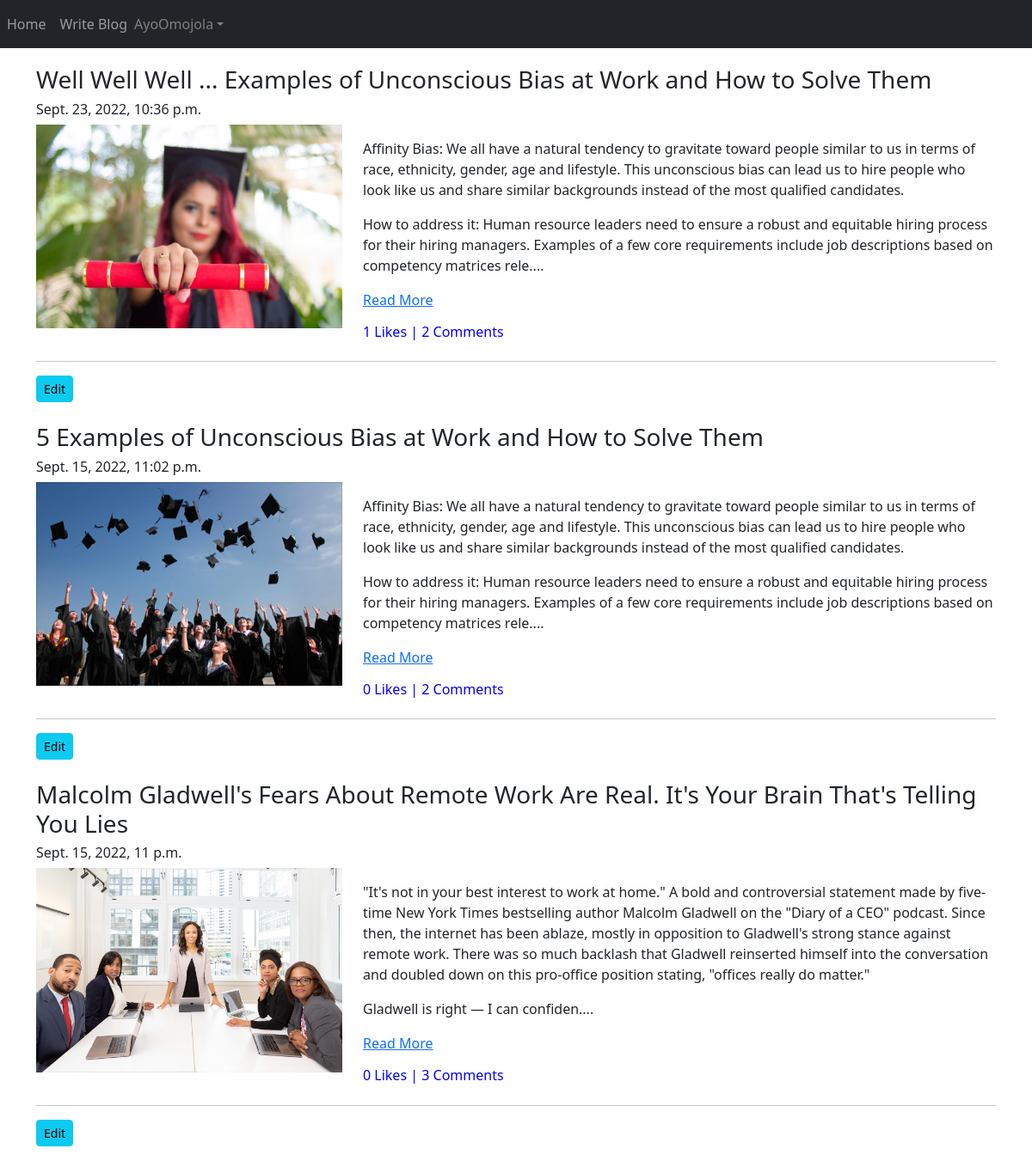
The app's page /blog/my-blog/ (signed in) with its own data.
### App_Blog/models.py (models this page shows, shortened)
class Blog(models.Model):
    author = models.ForeignKey(User, on_delete=models.CASCADE,related_name='post_author')
    blog_title = models.CharField(max_length=264,verbose_name='Put a Title')
    slug = models.SlugField(max_length=264, unique=True)
    blog_contain = models.TextField(verbose_name='What is on your mind?')
    blog_image = models.ImageField(upload_to='blog_images',verbose_name='blog_images')
    publish_date = models.DateTimeField(auto_now_add=True) ## auto_now_add is related to the time of creation of record
    update_date = models.DateTimeField(auto_now=True) ## auto_now is related to the last time of and update of record
    class Meta:
        ordering = ['-publish_date']

### App_Blog/views.py (the view)
# urls.py: path('my-blog/',views.MyBlogs.as_view(),name='my_blogs'),
class MyBlogs(LoginRequiredMixin,TemplateView):
    template_name = 'App_Blog/my_blogs.html'

### App_Blog/templatetags/custom_filters.py (called while the page is built)
def range_filter(value):
    return value[0:500] + '....'

### templates/App_Blog/my_blogs.html (shortened to what this page needs)
{% extends 'base.html' %}
{% load custom_filters %}
{% load crispy_forms_tags %}
{% block body_block %}
{% for blog in user.post_author.all %}
<h3>{{ blog.blog_title }}</h3>
<h6> {{ blog.publish_date }} </h6>
<div class="row" >
    <div class="col-sm-4" >
        <img src="/media/{{blog.blog_image}}" width="100%">
    </div>
    <div class="col-sm-8" >
        <p>{{blog.blog_contain|range_filter|linebreaks }}
            <a href="{% url 'App_Blog:blog_details' blog_id=blog.id %}">Read More</a>
        </p>
        <h6 style="color: blue;">{{ blog.liked_blog.count }} Likes | {{ blog.blog_comment.count }} Comments</h6>
    </div>
</div>
<hr>
<a href="{% url 'App_Blog:edit_blog' pk=blog.pk %}" class="btn btn-info btn-sm">Edit</a>
<br>
<br>
{% endfor %}
{% endblock %}

### templates/base.html (shortened to what this page needs)
<!doctype html>
<html lang="en">
<head>
    <link href="https://cdn.jsdelivr.net/npm/bootstrap@5.2.1/dist/css/bootstrap.min.css" rel="stylesheet"
>
</head>
<body>
    <nav class="navbar navbar-expand-sm bg-dark navbar-dark">
        <ul class="navbar-nav" >
            <a href="{% url 'index' %}" class="nav-link">Home</a>
            {% if user.is_authenticated %}
                <a href="{% url 'App_Blog:create_blog' %}" class="nav-link">Write Blog</a>
            {% else %}
                <a href="{% url 'App_Login:signin' %}" class="nav-link">Login</a>
                <a href="{% url 'App_Login:signup' %}" class="nav-link">Sign Up</a>
            {% endif %}
        </ul>
        {% if user.is_authenticated %}
        <div class="nav-item dropdown">
            <a href="#" class="nav-link dropdown-toggle" id="navbardrop" data-toggle="dropdown" style="color:grey;">{{ user.username }}</a>
        </div>
        {% endif %}
    </nav>
    <div class="container" style="padding-top: 20px;" >
        {% block body_block %}
        {% endblock %}
    </div>
</body>
</html>

### records on screen
Blog: blog_title "Well Well Well ... Examples of Unconscious Bias at Work and How to Solve Them", publish_date "Sept. 23, 2022, 10:36 p.m.", blog_image (picture), blog_contain|range_filter "Affinity Bias: We all have a natural tendency to gravitate toward people similar to us in terms of race, ethnicity, gender, age and lifestyle. This unconscious bias can lead us to hire people who look like us and share similar backgrounds instead of the most qualified candidates. How to address it: Human resource leaders need to ensure a robust and equitable hiring process for their hiring managers. Examples of a few core requirements include job descriptions based on competency matrices rele....", liked_blog.count "1", blog_comment.count "2"
Blog: blog_title "5 Examples of Unconscious Bias at Work and How to Solve Them", publish_date "Sept. 15, 2022, 11:02 p.m.", blog_image (picture), blog_contain|range_filter "Affinity Bias: We all have a natural tendency to gravitate toward people similar to us in terms of race, ethnicity, gender, age and lifestyle. This unconscious bias can lead us to hire people who look like us and share similar backgrounds instead of the most qualified candidates. How to address it: Human resource leaders need to ensure a robust and equitable hiring process for their hiring managers. Examples of a few core requirements include job descriptions based on competency matrices rele....", liked_blog.count "0", blog_comment.count "2"
Blog: blog_title "Malcolm Gladwell's Fears About Remote Work Are Real. It's Your Brain That's Telling You Lies", publish_date "Sept. 15, 2022, 11 p.m.", blog_image (picture), blog_contain|range_filter "\"It's not in your best interest to work at home.\" A bold and controversial statement made by five-time New York Times bestselling author Malcolm Gladwell on the \"Diary of a CEO\" podcast. Since then, the internet has been ablaze, mostly in opposition to Gladwell's strong stance against remote work. There was so much backlash that Gladwell reinserted himself into the conversation and doubled down on this pro-office position stating, \"offices really do matter.\" Gladwell is right — I can confiden....", liked_blog.count "0", blog_comment.count "3"

### other values on screen
{{ user.username }} "AyoOmojola"
